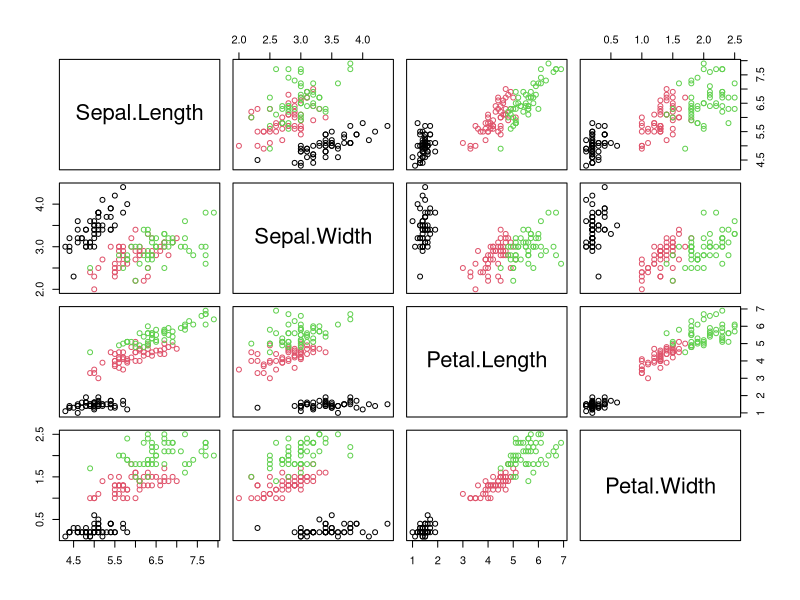
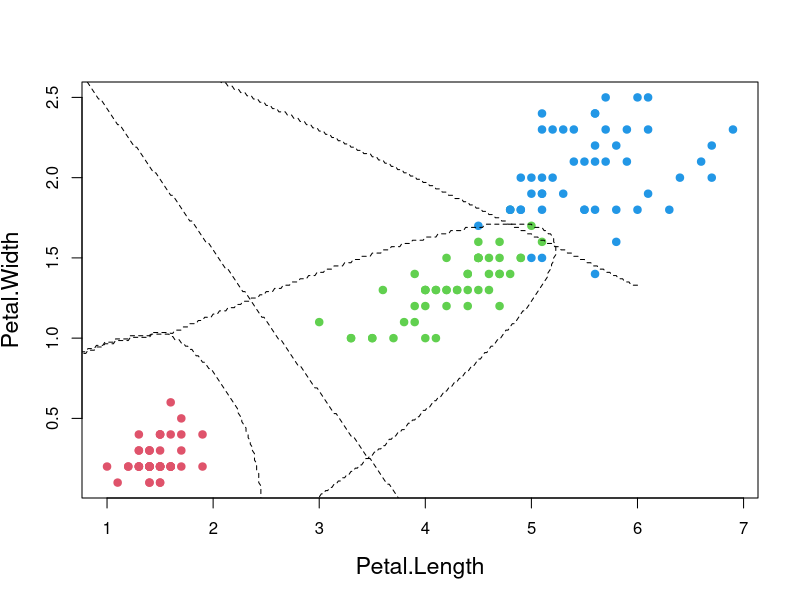

Recreate these plots in R, in order.
library(MASS)
data(iris)
##save class labels
ct <- rep(1:3,each=50)
##pairwise plot
pairs(iris[,1:4],col=ct)

# Just focus on two predictor variables
iris.data <- iris[,3:4]
plot(iris.data,col=ct+1,pch=20,cex=1.5,cex.lab=1.4)

##fit LDA
iris.lda <- lda(x=iris.data,grouping=ct)
##create a grid for our plotting surface
x <- seq(-6,6,0.02)
y <- seq(-4,4,0.02)
z <- as.matrix(expand.grid(x,y))#,0) # this 0 seems redundant
m <- length(x)
n <- length(y)
##classes are 1,2 and 3, so set contours at 1.5 and 2.5
iris.ldp <- predict(iris.lda,z)$class
contour(x,y,matrix(iris.ldp,m,n),
        levels=c(1.5,2.5), add=TRUE, d=FALSE, lty=2)

##fit LDA
iris.lda <- lda(x=iris.data, grouping=ct)
iris.qda <- qda(x=iris.data, grouping=ct)
##create a grid for our plotting surface
x <- seq(-6,6,0.02)
y <- seq(-4,4,0.02)
z <- as.matrix(expand.grid(x,y),0)
m <- length(x)
n <- length(y)
iris.qdp <- predict(iris.qda,z)$class
contour(x,y,matrix(iris.qdp,m,n),
        levels=c(1.5,2.5), add=TRUE, d=FALSE, lty=2)
